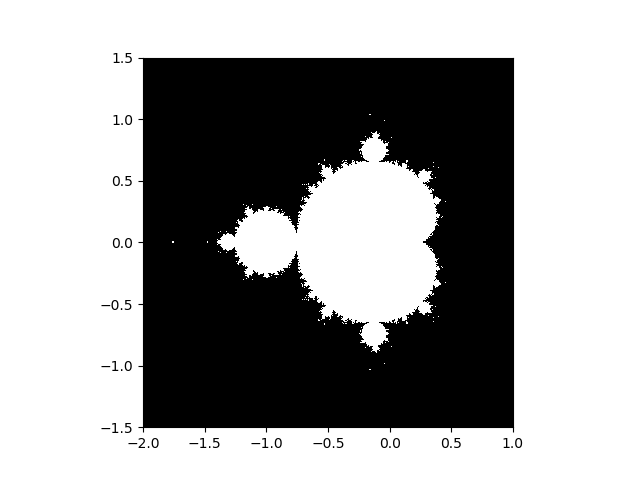

Write Python code to recreate this figure.
#!/usr/bin/python
#author:Jiecheng Song SBID:111783762

import matplotlib.pyplot as plt
import numpy as np

def mandelbrot(N_max,some_threshold,m,n):
    '''define a function called mandelbrot with parameter N_max,
    some_threshold, m, n'''
    x,y = np.mgrid[-2:1:complex(0,m),-1.5:1.5:complex(0,n)]
    '''use np.mgrid funtion to construct a grid (x,y) in range
    [-2,1]x[-1.5,1.5], x and y are both mxn matrix'''
    c = x + 1j*y
    '''make a mxn complex matrix c each entrance is c_ij = x(i)+y(j)i'''
    z = np.zeros([m,n])
    '''make a mxn zero matrix z'''
    for j in range(N_max):
        z = z**2 + c
    '''use for loop to do the interation z = z**2+c 50 times'''
    mask = np.zeros([m,n])
    '''make a mxn zero matrix mask, so the boolean mask are all false now'''
    mask[abs(z)<some_threshold] = 1
    '''if the abs(z_ij)<some_threshold, make z_ij = 1 so the boolean value
    becoming true'''
    print(mask)
    '''print the boolean mask'''
    plt.figure(1)
    plt.imshow(mask.T,extent=[-2,1,-1.5,1.5])
    plt.gray()
    plt.savefig('mandelbrot.png')
    '''save the figure we plot'''
    plt.show()
    '''plot the boolean mask with true is white and false is black'''

mandelbrot(50,50,1000,1000)
'''execute the function'''

'''after finish the function, I found the figure I plot is different with the figure
professor gave us, I do not get the line on the left, so I read some information and
ask some classmates why the fugures are different, then I rewrite another funtion.
In the other function, we can get the line.'''
